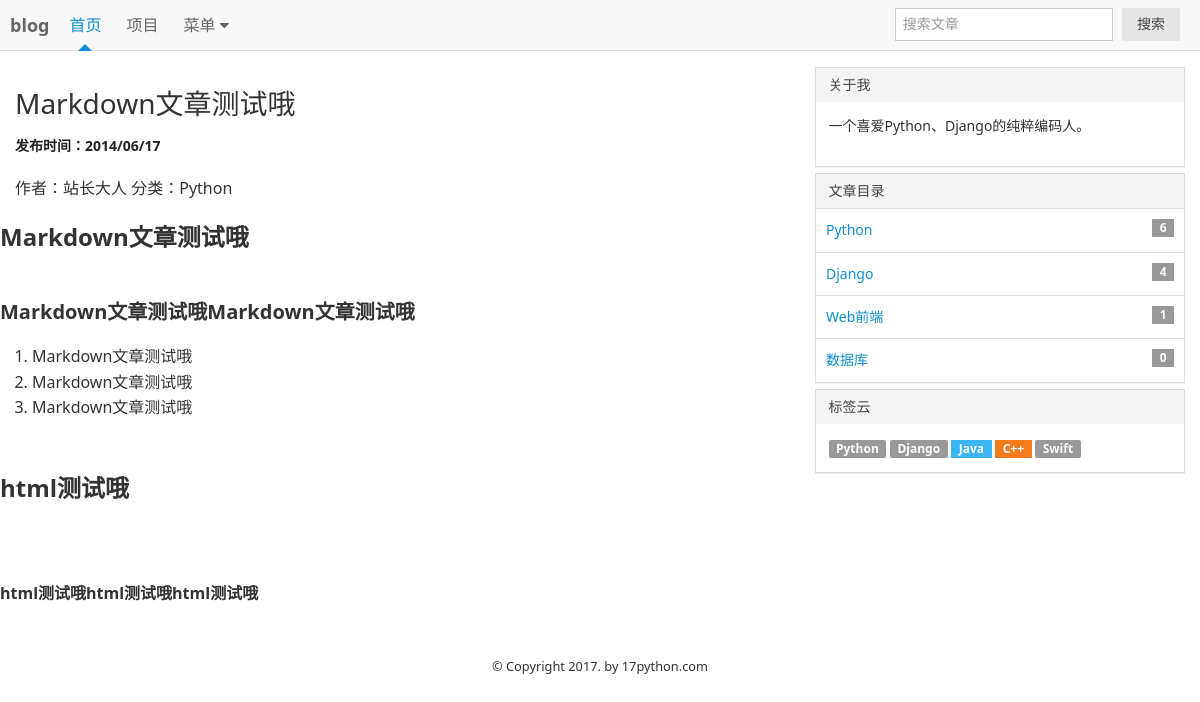
Screenshot of /blog/11 with the database file from the repository.
### myblog/models.py (models this page shows, shortened)
class Article(models.Model):
    title = models.CharField(max_length=50, verbose_name = '文章标题', default = '')#创建标题
    article_synopsis = models.TextField(verbose_name=u'日志简介', default='')
    content = models.TextField(verbose_name = '博客正文', default = '')
    category = models.ForeignKey(Category, verbose_name = '所属分类', default = '')
    tag = models.CharField(max_length=50, verbose_name=u'日志标签', default='')
    user = models.ForeignKey(settings.AUTH_USER_MODEL, verbose_name='文章作者', null=True, blank=True)
    create_time = models.DateTimeField(verbose_name='文章创建时间', auto_now_add=True,)
    update_time= models.DateTimeField(verbose_name=u'更新时间',  auto_now=True)
    class Meta:
        verbose_name = u'博客文章'
        verbose_name_plural = verbose_name

class UserProfile(AbstractUser):
    nick_name = models.CharField(max_length=24, verbose_name='用户昵称', default='')
    gender = models.CharField(max_length=10, choices=(('1','男'),('0','女')), default='1', verbose_name='用户性别')
    birday = models.DateField(verbose_name='用户生日',null=True, blank = True)
    mobile = models.CharField(max_length=11, null=True, blank=True,verbose_name='电话号码')
    address = models.CharField(max_length=200, verbose_name="用户地址", default='')
    detail = models.CharField(max_length=200, verbose_name="个人简介", default='')
    class Meta(AbstractUser.Meta):
        verbose_name=u'用户表'
        verbose_name_plural = verbose_name

class Category(models.Model):
    title = models.CharField(max_length=20, verbose_name = '分类名称', default = '')
    daitail = models.CharField(max_length=100, verbose_name='分类介绍', default='')
    icon = models.CharField(max_length=100, verbose_name='分类图标', default='')
    sort_id = models.IntegerField(verbose_name='分类排序', default=99)
    class Meta:
        verbose_name = u'博客分类'
        verbose_name_plural = verbose_name
    def __str__(self):
        return self.title

### myblog/views.py (the view)
# urls.py: 2. Add a URL to urlpatterns:  url(r'^blog/', include('blog.urls'))
def blog(request,id):
    article = Article.objects.get(pk=id)#博文数据
    return render(request, 'blog.html', {'article':article,})

### myblog/blog_context.py (called while the page is built)
def blog_info(request):
    userinfo = UserProfile.objects.get(pk=1)#站长资料
    siteinfo = Siteinfo.objects.get(pk=1)#blog相关资料
    categorts = Category.objects.all().order_by('sort_id')#根据排序获取所有分类
    l = Article.objects.values("tag")#获得所有文章的标签
    tags = []#所有标签数据
    for k in l :
        tlist = k["tag"].split(' ')
        for item in tlist:
            if item not in tags:
                tags.append(item)#加入list
    shuffle(tags)#重新洗牌，随机显示
    print(tags)
    tagcss =['am-radius','am-badge-primary','am-badge-secondary','am-badge-success','am-badge-warning','am-badge-danger']
    return {'userinfo':userinfo, 'siteinfo':siteinfo, 'categorts':categorts, 'tags':tags, 'tagcss':tagcss}

### myblog/templatetags/mytags.py (called while the page is built)
@register.filter
def toMarkdown(str):
    return markdown(str)

@register.filter
def cat_count(cat_id):
    return Article.objects.filter(category=cat_id).count()

### myblog/templates/blog.html (shortened to what this page needs)
{% extends 'base.html' %}
{% load mytags %}
{% block article %}
<article class="blog-main">
    <h3 class="am-article-title">
      <a href="#">{{ article.title }}</a>
    </h3>
    <h4 class="am-article-meta blog-meta">发布时间：2014/06/17</h4>
    <p>作者：{{ article.user.nick_name }} 分类：{{ article.category }}</p>
    <div class="am-g blog-content">
      {% autoescape off %}
        {{ article.content|toMarkdown }}
      {% endautoescape %}
    </div>
  </article>
{% endblock article %}

### myblog/templates/base.html (shortened to what this page needs)
{% load mytags %}
<!DOCTYPE html>
<html>
<head lang="en">
  <link rel="stylesheet" href="/static/AmazeUI-2.7.2/assets/css/amazeui.min.css"/>
</head>
<body>
<header class="am-topbar">
  <h1 class="am-topbar-brand">
    <a href="#">blog</a>
  </h1>
  <div class="am-collapse am-topbar-collapse" id="doc-topbar-collapse">
    <ul class="am-nav am-nav-pills am-topbar-nav">
      <li class="am-active"><a href="#">首页</a></li>
      <li><a href="#">项目</a></li>
      <li class="am-dropdown" data-am-dropdown>
        <a class="am-dropdown-toggle" data-am-dropdown-toggle href="javascript:;">
          菜单 <span class="am-icon-caret-down"></span>
        </a>
      </li>
    </ul>
    <form class="am-topbar-form am-topbar-left am-form-inline am-topbar-right"  action="{% url '' %}">
      <div class="am-form-group">
        <input type="text" class="am-form-field am-input-sm" placeholder="搜索文章" name="s">
      </div>
      <button type="submit" class="am-btn am-btn-default am-btn-sm">搜索</button>
    </form>
  </div>
</header>
<div class="am-g am-g-fixed blog-g-fixed">
  <div class="am-u-md-8">
        {% block article %} 文章列表内容 {% endblock article %}
  </div>
  <div class="am-u-md-4 blog-sidebar">
    <div class="am-panel-group">
      <section class="am-panel am-panel-default">
        <div class="am-panel-hd">关于我</div>
        <div class="am-panel-bd">
          <p>{{ userinfo.detail }}</p>
        </div>
      </section>
      <section class="am-panel am-panel-default">
        <div class="am-panel-hd">文章目录</div>
        <ul class="am-list blog-list">
          {% for categort in categorts %}
          <li><a href="#">{{ categort.title }}
           <span class="am-badge am-align-right">{{ categort.id|cat_count  }}</span>
          </a>
          </li>
          {% endfor %}
        </ul>
      </section>
      <section class="am-panel am-panel-default">
        <div class="am-panel-hd">标签云</div>
        <div class="am-panel-bd">
          {% for tag in tags %}
          <a href="{% url '' %}?t={{ tag }}" class="am-badge {{ tagcss | random }}">{{ tag }}</a>
          {% endfor %}
        </div>
      </section>
    </div>
  </div>
</div>
<footer class="blog-footer">
    <small>© Copyright 2017. by 17python.com </small>
</footer>
</body>
</html>

### myblog/templates/base.html (style rules this page uses)
@media only screen and (min-width: 1200px) { .blog-g-fixed { max-width: 1200px; } }
@media only screen and (min-width: 641px) { .blog-sidebar { font-size: 1.4rem; } }
.blog-main { padding: 20px 0; }
.blog-meta { font-size: 14px; margin: 10px 0 20px 0; color: #222; }
.blog-footer { padding: 10px 0; text-align: center; }

### rows the page displays
Article: title "Markdown文章测试哦", user.nick_name "站长大人", category "Python", content|toMarkdown "Markdown文章测试哦 Markdown文章测试哦Markdown文章测试哦 Markdown文章测试哦 Markdown文章测试哦 Markdown文章测试哦 html测试哦 html测试哦html测试哦html测试哦"
UserProfile: detail "一个喜爱Python、Django的纯粹编码人。"
Category: title "Python", id|cat_count "6"
Category: title "Django", id|cat_count "4"
Category: title "Web前端", id|cat_count "1"
Category: title "数据库", id|cat_count "0"

### other values shown
{{ tag }} "Python" "Django" "Java" "C++" "Swift"
